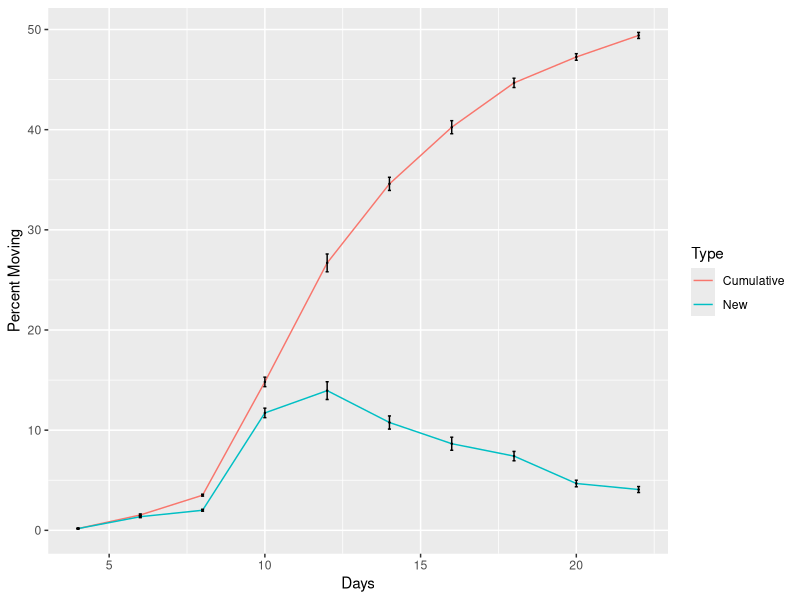

Source code (R):
## ---- chunk 1
knitr::opts_chunk$set(echo = TRUE)
library(tidyverse)
## ---- chunk 2
newbot <- read.csv("rawData.csv")
## ---- chunk 3
newbot$Type <- as.factor(newbot$Label)
g2 <- ggplot(newbot, aes(x = as.numeric(Days), y = as.numeric(PercentMoving))) + geom_line(aes(color = Type))+geom_errorbar(aes(ymin = as.numeric(PercentMoving)-as.numeric(Error), ymax = as.numeric(PercentMoving)+as.numeric(Error)), width=.1)+geom_point(size = 0.2)+ylab("Percent Moving")+xlab("Days")
g2
